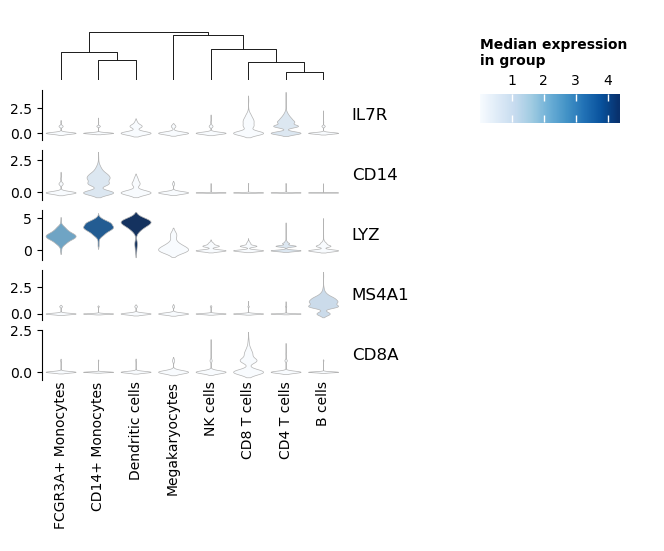

The Python source for this figure:
import numpy as np
import scanpy as sc
import matplotlib.pyplot as plt

pbmc = sc.datasets.pbmc3k_processed().raw.to_adata()
'''
print(pbmc)

AnnData object with n_obs × n_vars = 2638 × 13714
    obs: 'n_genes', 'percent_mito', 'n_counts', 'louvain'
    var: 'n_cells'
    uns: 'draw_graph', 'louvain', 'louvain_colors', 'neighbors', 'pca', 'rank_genes_groups'
    obsm: 'X_pca', 'X_tsne', 'X_umap', 'X_draw_graph_fr'
    obsp: 'distances', 'connectivities'

'''


# Define the cells and markers that we want to draw

cell_markers = {
    "CD4 T cells": ["IL7R"],
    "CD14+ Monocytes": ["CD14", "LYZ"],
    "B cells": ["MS4A1"],
    "CD8 T cells": ["CD8A"],
    "NK cells": ["GNLY", "NKG7"],
    "FCGR3A+ Monocytes": ["FCGR3A", "MS4A7"],
    "Dendritic cells": ["FCER1A", "CST3"],
    "Megakaryocytes": ["PPBP"],
}

cells, markers = [], []
for c, ms in cell_markers.items():
    cells += [c] * len(ms)
    markers += ms

uni_cells = list(cell_markers.keys())
cell_colors = [
    "#568564",
    "#DC6B19",
    "#F72464",
    "#005585",
    "#9876DE",
    "#405559",
    "#58DADA",
    "#F85959",
]
cmapper = dict(zip(uni_cells, cell_colors))

# Draw
import marsilea as ma
import marsilea.plotter as mp

import pandas as pd
from matplotlib.cm import ScalarMappable
from matplotlib.colors import Normalize

exp = pbmc[:, markers].X.toarray()
agg = sc.get.aggregate(pbmc[:, markers], by="louvain", func=["mean", "count_nonzero"])


agg_exp = agg.layers["mean"]

gene_data = []
cdata = []
for row, gene_name in zip(exp.T, markers[:5]):
    # Transform data to wide-format, marsilea only supports wide-format
    '''
    # 长表 转为 宽表
    import pandas as pd
    # 示例数据
    data = {
        'ID': [1, 1, 1, 2, 2, 2],
        'Variable': ['A', 'B', 'C', 'A', 'B', 'C'],
        'Value': [10, 20, 30, 40, 50, 60]
    }
    # 创建DataFrame
    df = pd.DataFrame(data)
    # 长表转宽表
    wide_df = df.pivot(index='ID', columns='Variable', values='Value')
    print(df)

        ID Variable  Value
    0   1        A     10
    1   1        B     20
    2   1        C     30
    3   2        A     40
    4   2        B     50
    5   2        C     60
    
    print(wide_df)

    Variable   A   B   C
    ID
    1         10  20  30
    2         40  50  60
    '''
    pdata = (
        pd.DataFrame({"exp": row, "cell_type": pbmc.obs["louvain"]})
        .reset_index(drop=True)
        .pivot(columns="cell_type", values="exp")
    )
    gene_data.append([gene_name, pdata])
    cdata.append(pdata.median())

# Create color mappable
# pandas dataframe 合并
cdata = pd.concat(cdata, axis=1).T
vmin, vmax = np.asarray(cdata).min(), np.asarray(cdata).max()
# ScalarMappable 标量 映射到颜色
sm = ScalarMappable(norm=Normalize(vmin=vmin, vmax=vmax), cmap="Blues")

sv = ma.ZeroHeightCluster(agg_exp.T, width=3)
sv_anno = ma.ZeroHeight(width=1)

for gene_name, pdata in gene_data:
    # Calculate the color to display
    # 颜色转换为RGB
    palette = sm.to_rgba(pdata.median()).tolist()
    sv.add_bottom(
        mp.Violin(
            pdata,
            inner=None,
            linecolor=".7",
            linewidth=0.5,
            density_norm="width",
            palette=palette, # 颜色
        ),
        size=0.5,
        pad=0.1,
        legend=False,
    )
    sv_anno.add_bottom(mp.Title(gene_name, align="left"), size=0.5, pad=0.1)

# 添加底部标签
sv.add_bottom(mp.Labels(cdata.columns))
# 添加聚类
sv.add_dendrogram("top")

# To fake a legend
'''
    颜色热图
    ColorMesh is a plotter that displays a 2D array as a colored mesh.
'''
sv.add_bottom(
    mp.ColorMesh(
        cdata,
        cmap="Blues", # 彩虹色 蓝色过渡色
        cbar_kws={"title": "Median expression\nin group", "orientation": "horizontal"},
    ),
    size=0,
)
# 图片合并排版
comp = sv + 0.1 + sv_anno
# 添加图例
comp.add_legends()
comp.render()

comp.save("scanpy_stacked_violin.png")